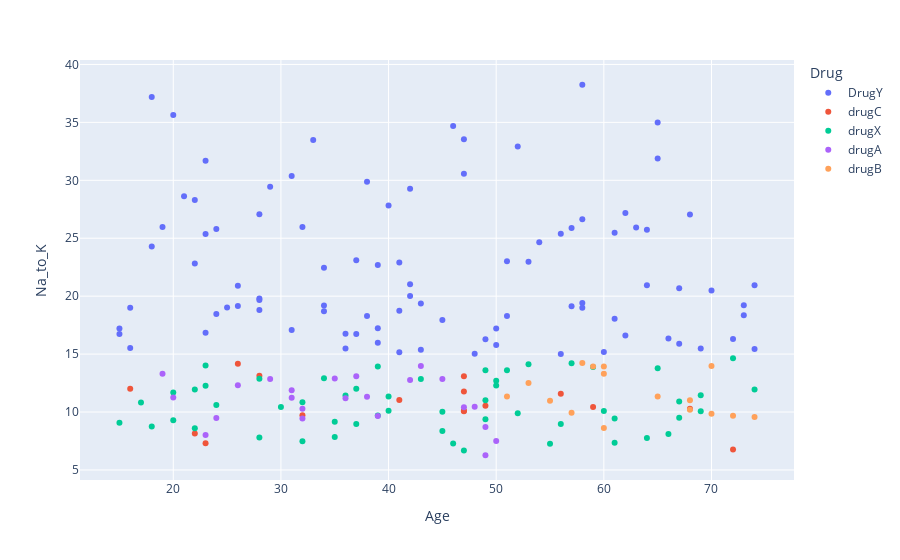

The notebook cell saved with this chart:
### Code cell
fig = px.scatter(df, x="Age", y="Na_to_K",color="Drug")
fig.show()

### Figure 1 — Plotly figure (JSON) as saved in the notebook; plotly's stock layout.template omitted (floating-point values rounded to 4 significant figures)
{"data": [{"hovertemplate": "Drug=DrugY<br>Age=%{x}<br>Na_to_K=%{y}<extra></extra>", "legendgroup": "DrugY", "marker": {"color": "#636efa", "symbol": "circle"}, "mode": "markers", "name": "DrugY", "orientation": "v", "showlegend": true, "type": "scatter", "x": [23, 61, 49, 60, 43, 34, 43, 74, 16, 32, 57, 63, 47, 48, 33, 28, 31, 39, 45, 65, 73, 50, 23, 28, 58, 62, 24, 40, 34, 38, 67, 68, 54, 18, 28, 41, 31, 26, 26, 69, 37, 50, 62, 41, 29, 42, 56, 58, 56, 20, 15, 22, 42, 23, 51, 61, 28, 15, 34, 36, 19, 66, 47, 70, 52, 24, 42, 64, 74, 37, 53, 21, 16, 38, 58, 51, 39, 41, 73, 25, 39, 67, 22, 36, 18, 57, 65, 64, 58, 72, 46], "xaxis": "x", "y": [25.36, 18.04, 16.27, 15.17, 19.37, 19.2, 15.38, 20.94, 15.52, 25.97, 19.13, 25.92, 30.57, 15.04, 33.49, 18.81, 30.37, 22.7, 17.95, 31.88, 19.22, 15.79, 31.69, 19.8, 19.42, 27.18, 18.46, 27.83, 18.7, 29.88, 20.69, 27.05, 24.66, 24.28, 19.68, 22.91, 17.07, 20.91, 19.16, 15.48, 23.09, 17.21, 16.59, 15.16, 29.45, 29.27, 15.02, 38.25, 25.39, 35.64, 16.73, 28.29, 20.01, 16.85, 18.3, 25.48, 27.06, 17.21, 22.46, 16.75, 25.97, 16.35, 33.54, 20.49, 32.92, 25.79, 21.04, 25.74, 15.44, 16.72, 22.96, 28.63, 19.01, 18.3, 26.64, 23.0, 17.23, 18.74, 18.35, 19.01, 15.97, 15.89, 22.82, 15.49, 37.19, 25.89, 35.0, 20.93, 18.99, 16.31, 34.69], "yaxis": "y"}, {"hovertemplate": "Drug=drugC<br>Age=%{x}<br>Na_to_K=%{y}<extra></extra>", "legendgroup": "drugC", "marker": {"color": "#EF553B", "symbol": "circle"}, "mode": "markers", "name": "drugC", "orientation": "v", "showlegend": true, "type": "scatter", "x": [47, 47, 41, 47, 23, 68, 26, 32, 47, 28, 22, 49, 59, 72, 56, 16], "xaxis": "x", "y": [13.09, 10.11, 11.04, 11.77, 7.298, 10.29, 14.16, 9.712, 10.07, 13.13, 8.151, 10.54, 10.44, 6.769, 11.57, 12.01], "yaxis": "y"}, {"hovertemplate": "Drug=drugX<br>Age=%{x}<br>Na_to_K=%{y}<extra></extra>", "legendgroup": "drugX", "marker": {"color": "#00cc96", "symbol": "circle"}, "mode": "markers", "name": "drugX", "orientation": "v", "showlegend": true, "type": "scatter", "x": [28, 22, 50, 69, 49, 18, 49, 53, 46, 39, 39, 15, 23, 50, 66, 67, 60, 45, 17, 24, 32, 64, 51, 36, 56, 37, 22, 47, 35, 65, 20, 67, 40, 35, 32, 49, 74, 69, 61, 37, 61, 55, 72, 34, 30, 43, 57, 28, 45, 59, 20, 52, 23, 40], "xaxis": "x", "y": [7.798, 8.607, 12.7, 11.46, 9.381, 8.75, 11.01, 14.13, 7.285, 13.94, 9.709, 9.084, 12.26, 12.29, 8.107, 10.9, 10.09, 8.37, 10.83, 10.61, 10.84, 7.761, 13.6, 11.42, 8.966, 8.968, 11.95, 6.683, 9.17, 13.77, 9.281, 9.514, 10.1, 7.845, 7.477, 13.6, 11.94, 10.06, 9.443, 12.01, 7.34, 7.261, 14.64, 12.92, 10.44, 12.86, 14.22, 12.88, 10.02, 13.88, 11.69, 9.894, 14.02, 11.35], "yaxis": "y"}, {"hovertemplate": "Drug=drugA<br>Age=%{x}<br>Na_to_K=%{y}<extra></extra>", "legendgroup": "drugA", "marker": {"color": "#ab63fa", "symbol": "circle"}, "mode": "markers", "name": "drugA", "orientation": "v", "showlegend": true, "type": "scatter", "x": [43, 32, 37, 24, 29, 36, 19, 38, 31, 45, 50, 32, 35, 49, 39, 26, 49, 31, 20, 42, 48, 47, 23], "xaxis": "x", "y": [13.97, 9.445, 13.09, 9.475, 12.86, 11.2, 13.31, 11.33, 11.87, 12.85, 7.49, 10.29, 12.89, 6.269, 9.664, 12.31, 8.7, 11.23, 11.26, 12.77, 10.45, 10.4, 8.011], "yaxis": "y"}, {"hovertemplate": "Drug=drugB<br>Age=%{x}<br>Na_to_K=%{y}<extra></extra>", "legendgroup": "drugB", "marker": {"color": "#FFA15A", "symbol": "circle"}, "mode": "markers", "name": "drugB", "orientation": "v", "showlegend": true, "type": "scatter", "x": [74, 58, 68, 65, 60, 70, 60, 59, 72, 53, 55, 51, 60, 68, 57, 70], "xaxis": "x", "y": [9.567, 14.24, 10.19, 11.34, 13.3, 13.97, 13.93, 13.94, 9.677, 12.49, 10.98, 11.34, 8.621, 11.01, 9.945, 9.849], "yaxis": "y"}], "layout": {"legend": {"title": {"text": "Drug"}, "tracegroupgap": 0}, "margin": {"t": 60}, "xaxis": {"anchor": "y", "domain": [0, 1], "title": {"text": "Age"}}, "yaxis": {"anchor": "x", "domain": [0, 1], "title": {"text": "Na_to_K"}}}}
